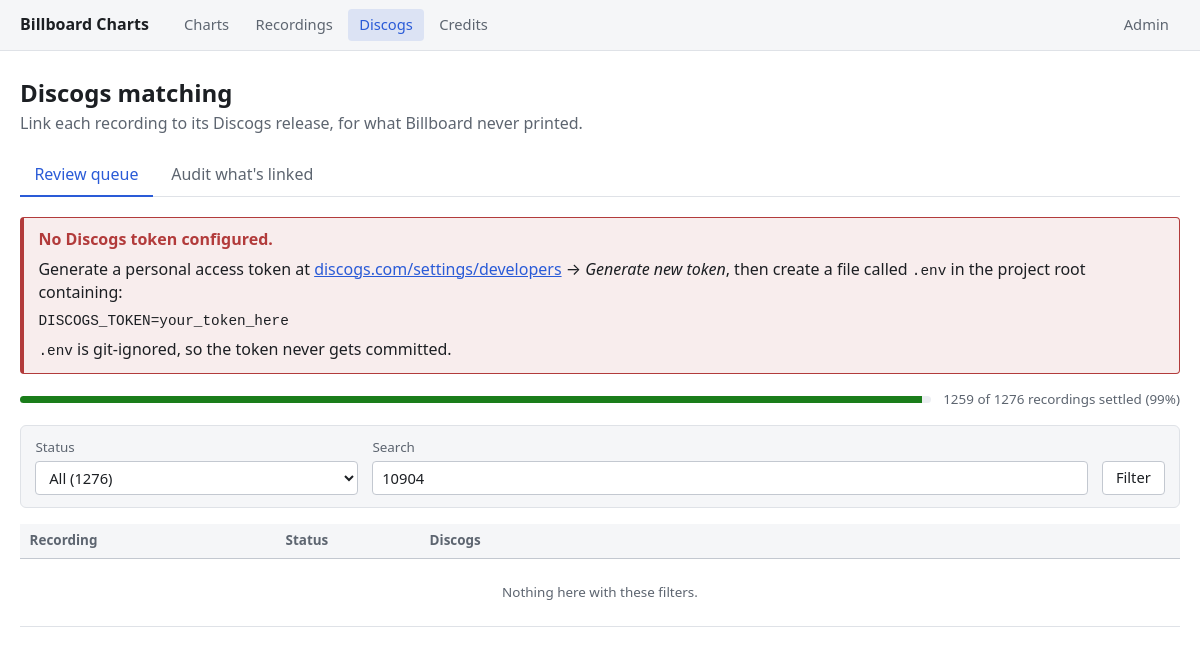
Page /discogs/?status=all&q=10904 on the earlier database version.
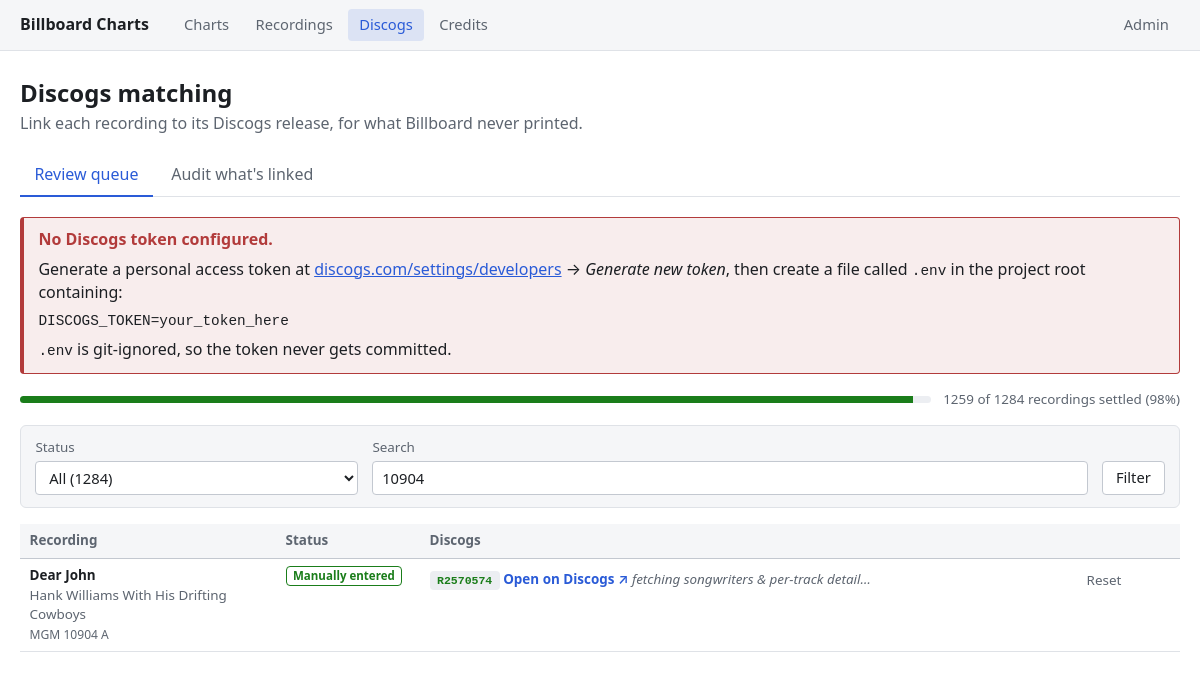
Same page on the later database version.
### charts/models.py (models this page shows, shortened)
class DiscogsReferenceMixin:
    @property
    def reference_type(self):
        if self.discogs_release_id:
            return "Release"
        if self.discogs_master_id:
            return "Master"
        return ""
    @property
    def reference_id(self):
        return self.discogs_release_id or self.discogs_master_id
    @property
    def discogs_url(self):
        if self.discogs_release_id:
            return f"https://www.discogs.com/release/{self.discogs_release_id}"
        if self.discogs_master_id:
            return f"https://www.discogs.com/master/{self.discogs_master_id}"
        return ""

class DiscogsMatch(DiscogsReferenceMixin, models.Model):
    UNMATCHED = "unmatched"    # never looked up
    SUGGESTED = "suggested"    # candidates fetched, waiting on a human to decide
    CONFIRMED = "confirmed"    # a human picked one of the suggested candidates
    MANUAL = "manual"          # a human typed/pasted a Discogs ID directly
    NO_MATCH = "no_match"      # searched, Discogs returned nothing plausible
    REJECTED = "rejected"      # a human looked at the candidates and said none of them are it
    STATUS_CHOICES = [
        (UNMATCHED, "Not looked up yet"),
        (SUGGESTED, "Suggested -- needs review"),
        (CONFIRMED, "Confirmed"),
        (MANUAL, "Manually entered"),
        (NO_MATCH, "No match found on Discogs"),
        (REJECTED, "Rejected -- none of the suggestions fit"),
    ]
    SETTLED_STATUSES = [CONFIRMED, MANUAL, NO_MATCH, REJECTED]
    EXACT = "exact"      # label AND catalog number both matched (normalized)
    STRONG = "strong"    # catalog number matched exactly, label didn't
    WEAK = "weak"        # only found via the title/artist fallback search
    CONFIDENCE_CHOICES = [(EXACT, "Exact"), (STRONG, "Strong"), (WEAK, "Weak")]
    recording = models.OneToOneField(Recording, on_delete=models.CASCADE, related_name="discogs")
    status = models.CharField(max_length=12, choices=STATUS_CHOICES, default=UNMATCHED)
    confidence = models.CharField(max_length=6, choices=CONFIDENCE_CHOICES, blank=True)
    discogs_release_id = models.PositiveIntegerField(null=True, blank=True)
    discogs_master_id = models.PositiveIntegerField(null=True, blank=True)
    matched_title = models.CharField(max_length=300, blank=True)
    matched_artist = models.CharField(max_length=300, blank=True)
    matched_track_title = models.CharField(max_length=300, blank=True)
    matched_track_artist = models.CharField(max_length=300, blank=True)
    matched_label = models.CharField(max_length=200, blank=True)
    matched_catalog_number = models.CharField(max_length=100, blank=True)
    matched_year = models.PositiveSmallIntegerField(null=True, blank=True)
    matched_country = models.CharField(max_length=100, blank=True)
    matched_format = models.CharField(max_length=200, blank=True)
    genres = models.JSONField(default=list, blank=True)
    styles = models.JSONField(default=list, blank=True)
    songwriters = models.CharField(max_length=500, blank=True)
    producers = models.CharField(max_length=500, blank=True)
    raw_data = models.JSONField(null=True, blank=True)
    note = models.CharField(max_length=500, blank=True)
    searched_at = models.DateTimeField(null=True, blank=True)   # last time candidates were fetched
    linked_at = models.DateTimeField(null=True, blank=True)
    updated_at = models.DateTimeField(auto_now=True)
    class Meta:
        verbose_name_plural = "Discogs matches"
        indexes = [models.Index(fields=["status"])]
    @property
    def is_linked(self):
        return self.status in (self.CONFIRMED, self.MANUAL) and bool(self.reference_id)
    @property
    def needs_detail(self):
        return self.is_linked and bool(self.discogs_release_id) and self.raw_data is None
    @classmethod
    def needs_detail_q(cls):
        return models.Q(
            status__in=[cls.CONFIRMED, cls.MANUAL],
            raw_data__isnull=True,
            discogs_release_id__isnull=False,
        )
    @property
    def display_title(self):
        return self.matched_track_title or self.matched_title
    @property
    def display_artist(self):
        return self.matched_track_artist or self.matched_artist

class Recording(models.Model):
    label = models.ForeignKey(Label, on_delete=models.PROTECT, related_name="recordings")
    catalog_number = models.CharField(max_length=30)  # CharField: numbers like "20-2700" aren't integers
    side = models.CharField(max_length=4, blank=True)
    song = models.ForeignKey(Song, on_delete=models.PROTECT, related_name="recordings")
    credit_text = models.CharField(max_length=300)
    reissue_of = models.ForeignKey(
        "self", null=True, blank=True, on_delete=models.SET_NULL, related_name="reissues"
    )
    class Meta:
        constraints = [
            models.UniqueConstraint(
                fields=["label", "catalog_number", "side"], name="unique_label_catalog_side"
            )
        ]
    @property
    def catalog_display(self):
        parts = [self.label.name, self.catalog_number]
        if self.side:
            parts.append(self.side)
        return " ".join(parts)

class Song(models.Model):
    title = models.CharField(max_length=300)
    def __str__(self):
        return self.title

class Label(models.Model):
    name = models.CharField(max_length=100, unique=True)

### charts/views.py (the view)
# urls.py: path("discogs/", views.discogs_queue, name="discogs_queue"),
def discogs_queue(request):
    _ensure_discogs_matches()
    status = request.GET.get("status", "todo")
    q = request.GET.get("q", "").strip()
    matches = DiscogsMatch.objects.select_related(
        "recording", "recording__song", "recording__label"
    ).prefetch_related("candidates")
    if status == "todo":
        matches = matches.filter(
            ~Q(status__in=DiscogsMatch.SETTLED_STATUSES) | DiscogsMatch.needs_detail_q()
        )
    elif status != "all":
        matches = matches.filter(status=status)
    if q:
        for word in q.split():
            matches = matches.filter(
                Q(recording__song__title__icontains=word)
                | Q(recording__credit_text__icontains=word)
                | Q(recording__label__name__icontains=word)
                | Q(recording__catalog_number__icontains=word)
            )
    matches = matches.annotate(
        detail_pending=Case(
            When(DiscogsMatch.needs_detail_q(), then=Value(0)),
            default=Value(1), output_field=IntegerField(),
        )
    ).order_by("detail_pending", "status", "recording__song__title", "recording__catalog_number")
    paginator = Paginator(matches, 25)
    page = paginator.get_page(request.GET.get("page"))
    page_exact_ids = [
        match.id for match in page
        if match.status == DiscogsMatch.SUGGESTED
        and sum(1 for c in match.candidates.all() if c.confidence == DiscogsMatch.EXACT) == 1
    ]
    progress = _discogs_progress()
    status_options = [
        {"value": "todo", "label": "Needs attention", "count": progress["total"] - progress["settled"]},
        {"value": "all", "label": "All", "count": progress["total"]},
    ] + [
        {"value": value, "label": label, "count": progress["counts"].get(value, 0)}
        for value, label in DiscogsMatch.STATUS_CHOICES
    ]
    context = {
        "page": page,
        "status": status,
        "q": q,
        "status_options": status_options,
        "progress": progress,
        "has_token": bool(discogs_api.get_token()),
        "batch_size": DISCOGS_WEB_BATCH_SIZE,
        "page_exact_ids": page_exact_ids,
        "unmatched_count": DiscogsMatch.objects.filter(status=DiscogsMatch.UNMATCHED).count(),
        "querystring": urlencode({k: v for k, v in {
            "status": status, "q": q, "page": page.number,
        }.items() if v}),
        "messages": request.session.pop("discogs_messages", []),
    }
    return render(request, "charts/discogs_queue.html", context)

### charts/discogs.py (called while the page is built, shortened)
def get_token():
    token = os.environ.get("DISCOGS_TOKEN", "").strip()
    if token:
        return token
    env_path = Path(settings.BASE_DIR) / ".env"
    return None

### charts/views.py (called while the page is built)
def _ensure_discogs_matches():
    missing = Recording.objects.filter(discogs__isnull=True)
    DiscogsMatch.objects.bulk_create(
        [DiscogsMatch(recording=recording) for recording in missing],
        ignore_conflicts=True,
    )

def _discogs_progress():
    counts = dict(
        DiscogsMatch.objects.values_list("status").annotate(n=Count("id")).values_list("status", "n")
    )
    total = sum(counts.values())
    needs_detail = DiscogsMatch.objects.filter(DiscogsMatch.needs_detail_q()).count()
    settled = sum(counts.get(status, 0) for status in DiscogsMatch.SETTLED_STATUSES) - needs_detail
    return {
        "total": total,
        "settled": settled,
        "percent": round(100 * settled / total) if total else 0,
        "counts": counts,
        "needs_detail": needs_detail,
    }

### charts/templates/charts/discogs_queue.html (shortened to what this page needs)
{% extends "charts/base.html" %}
{% load static %}
{% block content %}
    <div class="page-header">
        <div>
            <h1>Discogs matching</h1>
            <p class="subtitle">Link each recording to its Discogs release, for what Billboard never printed.</p>
        </div>
    </div>
    {% include "charts/_discogs_tabs.html" with active="queue" %}
    {% if not has_token %}
    <div class="alert alert-error">
        <strong>No Discogs token configured.</strong>
        <p>
            Generate a personal access token at
            <a href="https://www.discogs.com/settings/developers" target="_blank" rel="noopener">discogs.com/settings/developers</a>
            &rarr; <em>Generate new token</em>, then create a file called <code>.env</code> in the
            project root containing:
        </p>
        <pre>DISCOGS_TOKEN=your_token_here</pre>
        <p>
            <code>.env</code> is git-ignored, so the token never gets committed.
        </p>
    </div>
    {% endif %}
    <div class="discogs-progress">
        <div class="progress-bar"><div class="progress-fill" style="width: {{ progress.percent }}%"></div></div>
        <span class="progress-label">{{ progress.settled }} of {{ progress.total }} recordings settled ({{ progress.percent }}%)</span>
    </div>
    <form class="filter-bar" method="get" action="{% url 'charts:discogs_queue' %}">
        <label>
            Status
            <select name="status" onchange="this.form.submit()">
                {% for option in status_options %}
                <option value="{{ option.value }}" {% if status == option.value %}selected{% endif %}>
                    {{ option.label }} ({{ option.count }})
                </option>
                {% endfor %}
            </select>
        </label>
        <label class="search-label">
            Search
            <input type="search" name="q" value="{{ q }}" placeholder="song, artist, label, catalog #...">
        </label>
        <button type="submit">Filter</button>
    </form>
    <div class="table-wrap">
    <table class="discogs-table dense-table">
        <colgroup>
            <col style="width: 16rem;">
            <col style="width: 9rem;">
            <col>
            <col style="width: 9.5rem;">
        </colgroup>
        <thead>
            <tr>
                <th>Recording</th>
                <th>Status</th>
                <th>Discogs</th>
                <th></th>
            </tr>
        </thead>
        <tbody>
            {% for match in page %}
                {% include "charts/_discogs_row.html" %}
            {% empty %}
            <tr><td colspan="4" class="empty-row">Nothing here with these filters.</td></tr>
            {% endfor %}
        </tbody>
    </table>
    </div>
{% endblock %}

### charts/templates/charts/base.html (shortened to what this page needs)
<!DOCTYPE html>
<html lang="en">
<head>
</head>
<body hx-headers='{"X-CSRFToken": "{{ csrf_token }}"}'>
    {% with n=request.resolver_match.url_name %}
    <header class="site-header">
        <div class="container">
            <a class="brand" href="{% url 'charts:chart_list' %}">Billboard Charts</a>
            <nav class="site-nav" aria-label="Sections">
                <a href="{% url 'charts:chart_list' %}"
                   class="{% if n == 'chart_list' or n == 'chart_week' or n == 'chart_week_latest' or n == 'entry_week' or n == 'entry_week_edit' %}active{% endif %}">Charts</a>
                <a href="{% url 'charts:recordings_matrix' %}"
                   class="{% if n == 'recordings_matrix' %}active{% endif %}">Recordings</a>
                <a href="{% url 'charts:discogs_queue' %}"
                   class="{% if n == 'discogs_queue' or n == 'discogs_audit' %}active{% endif %}">Discogs</a>
                <a href="{% url 'charts:credit_queue' %}"
                   class="{% if n == 'credit_queue' %}active{% endif %}">Credits</a>
            </nav>
            <a class="nav-admin" href="/admin/">Admin</a>
        </div>
    </header>
    {% endwith %}
    <main class="container {% block main_class %}{% endblock %}">
        {% block content %}{% endblock %}
    </main>
</body>
</html>

### charts/templates/charts/_discogs_tabs.html (shortened to what this page needs)
<nav class="tabs" aria-label="Discogs views">
    <a href="{% url 'charts:discogs_queue' %}" class="{% if active == 'queue' %}active{% endif %}">Review queue</a>
    <a href="{% url 'charts:discogs_audit' %}" class="{% if active == 'audit' %}active{% endif %}">Audit what's linked</a>
</nav>

### charts/templates/charts/_discogs_row.html (shortened to what this page needs)
<tr id="discogs-row-{{ match.recording_id }}" class="discogs-row status-{{ match.status }}">
    <td class="discogs-recording">
        <strong>{{ match.recording.song }}</strong><br>
        <span class="muted">{{ match.recording.credit_text }}</span><br>
        <span class="catalog-hint">{{ match.recording.catalog_display }}</span>
    </td>
    <td class="discogs-state">
        <span class="status-badge status-{{ match.status }}">{{ match.get_status_display }}</span>
    </td>
    <td class="discogs-detail">
        {% if match.is_linked %}
            <div class="discogs-linked">
                <span class="ref-id ref-{{ match.reference_type|lower }}" title="Discogs {{ match.reference_type }} ID">{{ match.reference_type|slice:":1" }}{{ match.reference_id }}</span>
                <a class="discogs-title" href="{{ match.discogs_url }}" target="_blank" rel="noopener">
                    {% if match.matched_title %}{% if match.matched_artist %}{{ match.matched_artist }} &mdash; {% endif %}{{ match.matched_title }}{% else %}Open on Discogs{% endif %} &nearr;
                </a>
                {% if match.needs_detail and not error %}
                    <span class="auto-fetch"
                        hx-post="{% url 'charts:discogs_fetch_detail' match.recording_id %}"
                        hx-trigger="load"
                        hx-vals='{"querystring": "{{ querystring }}"}'
                        hx-target="#discogs-row-{{ match.recording_id }}" hx-swap="outerHTML">
                        fetching songwriters &amp; per-track detail&hellip;
                    </span>
                {% endif %}
            </div>
        {% endif %}
    </td>
    <td class="discogs-actions">
        <div class="row-actions">
        {% if match.status != "unmatched" %}
            <button type="button" class="btn-sm btn-ghost"
                hx-post="{% url 'charts:discogs_set_status' match.recording_id %}"
                hx-vals='{"status": "unmatched", "querystring": "{{ querystring }}"}'
                hx-target="#discogs-row-{{ match.recording_id }}" hx-swap="outerHTML"
                title="Clear this match and everything cached about it, back to untouched">
                Reset
            </button>
        {% endif %}
        </div>
    </td>
</tr>

Differences in the rows shown:
added DiscogsMatch: recording.song "Dear John", recording.credit_text "Hank Williams With His Drifting Cowboys", recording.catalog_display "MGM 10904 A", status "Manually entered", reference_type "R", reference_id "2570574", matched_title "Open on Discogs"
Other differences:
{{ progress.percent }}: 99 → 98 (drawn)
{{ progress.total }}: "1276" → "1284"
{{ progress.percent }}: "99" → "98"
form field status: "All (1276)" → "All (1284)"
text no longer shown: "Nothing here with these filters."
